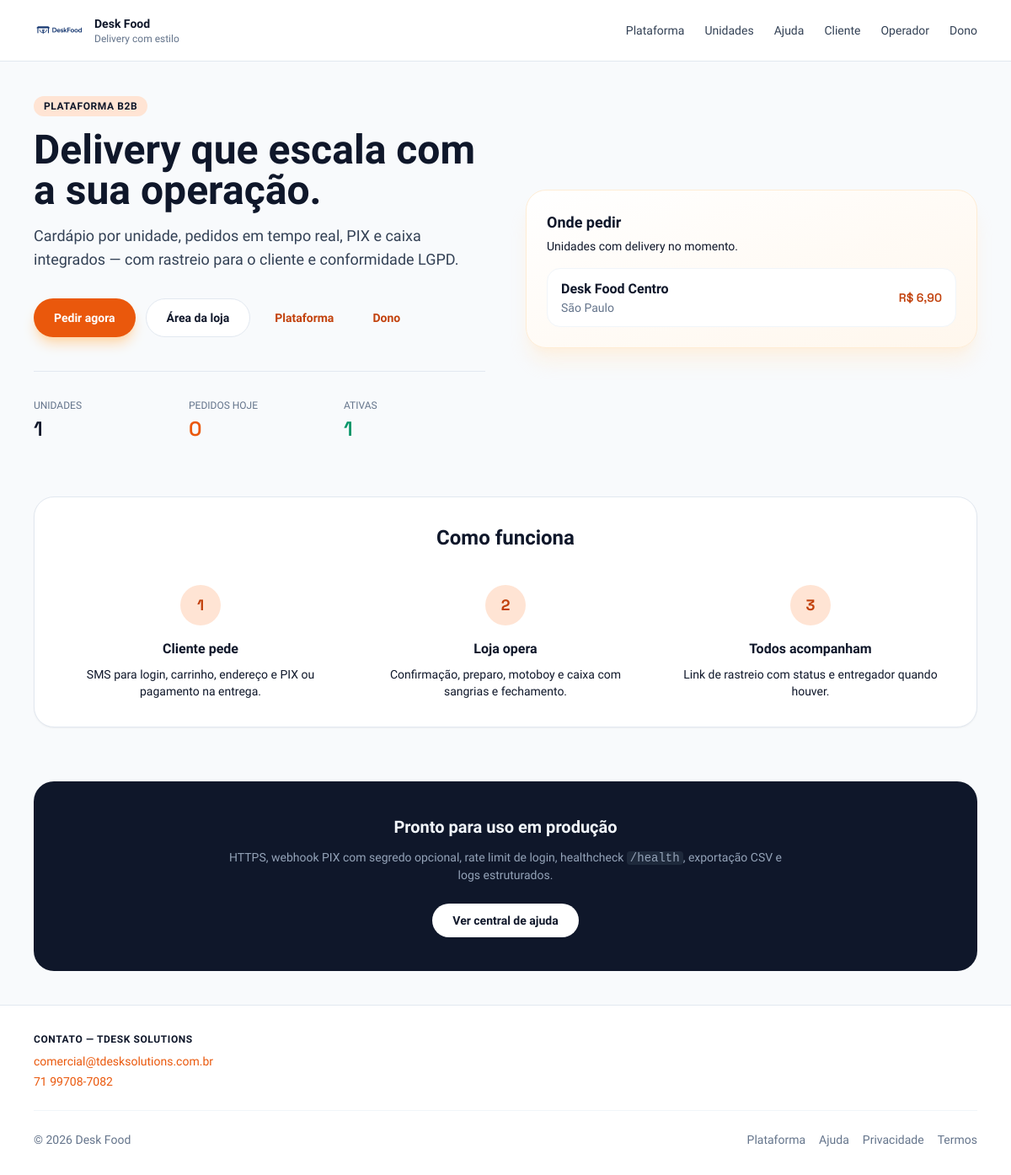
The page / on the database its author committed.
### tables this page shows
CREATE TABLE IF NOT EXISTS units (
  id BIGINT UNSIGNED NOT NULL AUTO_INCREMENT,
  name VARCHAR(180) NOT NULL,
  slug VARCHAR(120) NOT NULL,
  cnpj VARCHAR(18) NOT NULL,
  address_street VARCHAR(200) NOT NULL,
  address_number VARCHAR(20) NOT NULL,
  address_complement VARCHAR(120) NULL,
  neighborhood VARCHAR(120) NOT NULL,
  city VARCHAR(120) NOT NULL,
  state CHAR(2) NOT NULL,
  zip VARCHAR(12) NOT NULL,
  phone VARCHAR(20) NOT NULL,
  delivery_radius_km DECIMAL(6,2) NOT NULL DEFAULT 5.00,
  delivery_fee DECIMAL(10,2) NOT NULL DEFAULT 0.00,
  business_hours TEXT NULL,
  logo_path VARCHAR(255) NULL,
  is_active TINYINT(1) NOT NULL DEFAULT 1,
  created_at DATETIME NOT NULL DEFAULT CURRENT_TIMESTAMP,
  updated_at DATETIME NOT NULL DEFAULT CURRENT_TIMESTAMP ON UPDATE CURRENT_TIMESTAMP,
  deleted_at DATETIME NULL,
  PRIMARY KEY (id),
  UNIQUE KEY uq_units_slug (slug),
  KEY idx_units_active (is_active),
  KEY idx_units_city (city)
);

### app/Controllers/Controller.php (called while the page is built, shortened)
<?php
abstract class Controller
{
    protected function view(string $name, array $data = [], ?string $layout = 'public'): void
    {
        $layoutFile = match ($layout) {
            'admin' => 'admin',
            'operator' => 'operator',
            'customer' => 'customer',
            'motoboy' => 'motoboy',
            'landing' => 'landing',
            'auth' => 'auth',
            default => 'public',
        };
        View::render($name, $data, ['layout' => $layoutFile]);
    }
}

### app/Controllers/HomeController.php (called while the page is built, shortened)
<?php
final class HomeController extends Controller
{
    public function index(): void
    {
        $pdo = Database::pdo();
        $stmt = $pdo->query(
            'SELECT id, name, slug, city, delivery_fee, logo_path FROM units
             WHERE is_active = 1 AND deleted_at IS NULL ORDER BY name ASC'
        );
        $units = $stmt->fetchAll(\PDO::FETCH_ASSOC) ?: [];
        $stats = [
            'units_total' => (int) $pdo->query('SELECT COUNT(*) FROM units WHERE deleted_at IS NULL')->fetchColumn(),
            'units_active' => (int) $pdo->query('SELECT COUNT(*) FROM units WHERE is_active = 1 AND deleted_at IS NULL')->fetchColumn(),
            'orders_today' => (int) $pdo->query('SELECT COUNT(*) FROM orders WHERE ' . \App\Helpers\DbDate::todayWhere() . ' AND deleted_at IS NULL')->fetchColumn(),
        ];
        $app = require BASE_PATH . '/config/app.php';
        $this->view('home', [
            'units' => $units,
            'orderHref' => OrderEntry::hrefFromUnits($units),
            'stats' => $stats,
            'title' => 'Desk Food — Delivery',
            'metaDescription' => (string) ($app['default_meta_description'] ?? ''),
            'canonicalPath' => '/',
        ], 'public');
    }
}

### public/index.php (called while the page is built, shortened)
<?php
$root = dirname(__DIR__);
require $root . '/bootstrap.php';
$router = new Router(require $root . '/config/routes.php');
$router->dispatch($_SERVER['REQUEST_METHOD'] ?? 'GET', $_SERVER['REQUEST_URI'] ?? '/');

### app/Helpers/DbDate.php (called while the page is built, shortened)
<?php
final class DbDate
{
    public static function todayWhere(string $column = 'created_at'): string
    {
        return sprintf('%s >= CURDATE() AND %s < CURDATE() + INTERVAL 1 DAY', $column, $column);
    }
}

### views/home.php (the view, shortened to what this page needs)
<?php
$orderHref = $orderHref ?? '/#onde-pedir';
?>
<section class="grid gap-12 lg:grid-cols-2 lg:items-center">
    <div>
        <p class="inline-flex rounded-full bg-brand-100 px-3 py-1 text-xs font-semibold uppercase tracking-wider text-brand-800">Plataforma B2B</p>
        <h1 class="mt-4 text-4xl font-bold leading-tight text-ink-900 md:text-5xl">Delivery que escala com a sua operação.</h1>
        <p class="mt-4 max-w-xl text-lg text-ink-700">Cardápio por unidade, pedidos em tempo real, PIX e caixa integrados — com rastreio para o cliente e conformidade LGPD.</p>
        <div class="mt-8 flex flex-wrap gap-3">
            <a href="<?= htmlspecialchars($orderHref) ?>" class="inline-flex items-center justify-center rounded-full bg-brand-600 px-6 py-3 text-sm font-semibold text-white shadow-lg shadow-orange-200 transition hover:bg-brand-700">Pedir agora</a>
            <a href="/operador/login" class="inline-flex items-center justify-center rounded-full border border-slate-200 bg-white px-6 py-3 text-sm font-semibold text-ink-800 hover:border-brand-200">Área da loja</a>
            <a href="/landing" class="inline-flex items-center justify-center rounded-full border border-transparent px-4 py-3 text-sm font-semibold text-brand-700 hover:underline">Plataforma</a>
            <a href="/admin/login" class="inline-flex items-center justify-center rounded-full border border-transparent px-4 py-3 text-sm font-semibold text-brand-700 hover:underline">Dono</a>
        </div>
        <dl class="mt-10 grid grid-cols-3 gap-4 border-t border-slate-200 pt-8">
            <div>
                <dt class="text-xs font-medium uppercase text-ink-500">Unidades</dt>
                <dd class="tabular mt-1 text-2xl font-semibold text-ink-900"><?= (int) ($stats['units_total'] ?? 0) ?></dd>
            </div>
            <div>
                <dt class="text-xs font-medium uppercase text-ink-500">Pedidos hoje</dt>
                <dd class="tabular mt-1 text-2xl font-semibold text-brand-600"><?= (int) ($stats['orders_today'] ?? 0) ?></dd>
            </div>
            <div>
                <dt class="text-xs font-medium uppercase text-ink-500">Ativas</dt>
                <dd class="tabular mt-1 text-2xl font-semibold text-emerald-600"><?= (int) ($stats['units_active'] ?? 0) ?></dd>
            </div>
        </dl>
    </div>
    <div id="onde-pedir" class="scroll-mt-8 rounded-3xl border border-orange-100 bg-gradient-to-br from-white to-orange-50 p-6 shadow-xl shadow-orange-100/60">
        <h2 class="text-lg font-semibold text-ink-900">Onde pedir</h2>
        <p class="mt-1 text-sm text-ink-600">Unidades com delivery no momento.</p>
        <div class="mt-4 space-y-3">
            <?php foreach ($units as $u): ?>
                <a href="/u/<?= htmlspecialchars((string) $u['slug']) ?>" class="flex items-center justify-between rounded-2xl border border-slate-100 bg-white px-4 py-3 transition hover:border-brand-200 hover:shadow-md">
                    <div>
                        <p class="font-semibold text-ink-900"><?= htmlspecialchars((string) $u['name']) ?></p>
                        <p class="text-sm text-ink-500"><?= htmlspecialchars((string) $u['city']) ?></p>
                    </div>
                    <span class="tabular text-sm font-semibold text-brand-700">R$ <?= number_format((float) $u['delivery_fee'], 2, ',', '.') ?></span>
                </a>
            <?php endforeach; ?>
        </div>
    </div>
</section>
<section class="mt-16 rounded-3xl border border-slate-200 bg-white p-8 shadow-sm">
    <h2 class="text-center text-2xl font-bold text-ink-900">Como funciona</h2>
    <div class="mt-10 grid gap-8 md:grid-cols-3">
        <div class="text-center">
            <p class="tabular mx-auto flex h-12 w-12 items-center justify-center rounded-full bg-brand-100 text-lg font-bold text-brand-700">1</p>
            <h3 class="mt-4 font-semibold text-ink-900">Cliente pede</h3>
            <p class="mt-2 text-sm text-ink-600">SMS para login, carrinho, endereço e PIX ou pagamento na entrega.</p>
        </div>
        <div class="text-center">
            <p class="tabular mx-auto flex h-12 w-12 items-center justify-center rounded-full bg-brand-100 text-lg font-bold text-brand-700">2</p>
            <h3 class="mt-4 font-semibold text-ink-900">Loja opera</h3>
            <p class="mt-2 text-sm text-ink-600">Confirmação, preparo, motoboy e caixa com sangrias e fechamento.</p>
        </div>
        <div class="text-center">
            <p class="tabular mx-auto flex h-12 w-12 items-center justify-center rounded-full bg-brand-100 text-lg font-bold text-brand-700">3</p>
            <h3 class="mt-4 font-semibold text-ink-900">Todos acompanham</h3>
            <p class="mt-2 text-sm text-ink-600">Link de rastreio com status e entregador quando houver.</p>
        </div>
    </div>
</section>
<section class="mt-16 rounded-3xl bg-slate-900 px-8 py-10 text-center text-slate-100">
    <h2 class="text-xl font-semibold">Pronto para uso em produção</h2>
    <p class="mx-auto mt-3 max-w-2xl text-sm text-slate-400">HTTPS, webhook PIX com segredo opcional, rate limit de login, healthcheck <code class="rounded bg-slate-800 px-1">/health</code>, exportação CSV e logs estruturados.</p>
    <a href="/ajuda" class="mt-6 inline-flex rounded-full bg-white px-6 py-2.5 text-sm font-semibold text-slate-900 hover:bg-slate-100">Ver central de ajuda</a>
</section>

### app/Router.php (shortened to what this page needs)
<?php
final class Router
{
    private array $routes;
    public function __construct(array $routes)
    {
        $this->routes = $this->compile($routes);
    }
    public function dispatch(string $method, string $uri): void
    {
        try {
            $this->dispatchInternal($method, $uri);
        } catch (Throwable $e) {
            Logger::log('error', 'Erro no roteador', [
                'message' => $e->getMessage(),
                'file' => $e->getFile(),
                'line' => $e->getLine(),
            ]);
            throw $e;
        }
    }
    private function dispatchInternal(string $method, string $uri): void
    {
        $path = $this->normalizePath($uri);
        foreach ($this->routes as $route) {
            if (!preg_match($route['regex'], $path, $matches)) {
                continue;
            }
            $args = [];
            $handler = $route['handler'];
            if (is_array($handler) && count($handler) === 2) {
                [$class, $action] = $handler;
                $controller = new $class();
                $controller->{$action}(...array_values($args));
                return;
            }
        }
    }
    private function normalizePath(string $uri): string
    {
        $rawPath = parse_url($uri, PHP_URL_PATH);
        $path = is_string($rawPath) ? $rawPath : '/';
        $path = rtrim($path, '/');
        return $path === '' ? '/' : $path;
    }
    private function compile(array $routes): array
    {
        $compiled = [];
        foreach ($routes as $r) {
            $methods = array_map('strtoupper', (array) ($r['methods'] ?? ['GET']));
            $pattern = (string) ($r['path'] ?? '/');
            $pattern = rtrim($pattern, '/');
            if ($pattern === '') {
                $pattern = '/';
            }
            $paramNames = [];
            $regex = preg_replace_callback('/\{([a-zA-Z_][a-zA-Z0-9_]*)\}/', static function (array $m) use (&$paramNames): string {
                $paramNames[] = $m[1];
                return '(?P<' . $m[1] . '>[^/]+)';
            }, $pattern);
            $regex = '#^' . str_replace('/', '\/', $regex) . '$#';
            $compiled[] = [
                'methods' => $methods,
                'pattern' => $pattern,
                'regex' => $regex,
                'params' => $paramNames,
                'handler' => $r['handler'] ?? null,
                'middleware' => isset($r['middleware']) ? (array) $r['middleware'] : [],
            ];
        }
        return $compiled;
    }
}

### rows shown on the page
units: name "Desk Food Centro", city "São Paulo", delivery_fee "6,90"

### other values the page prints
$stats['units_total'] "1"
$stats['orders_today'] "0"
$stats['units_active'] "1"
